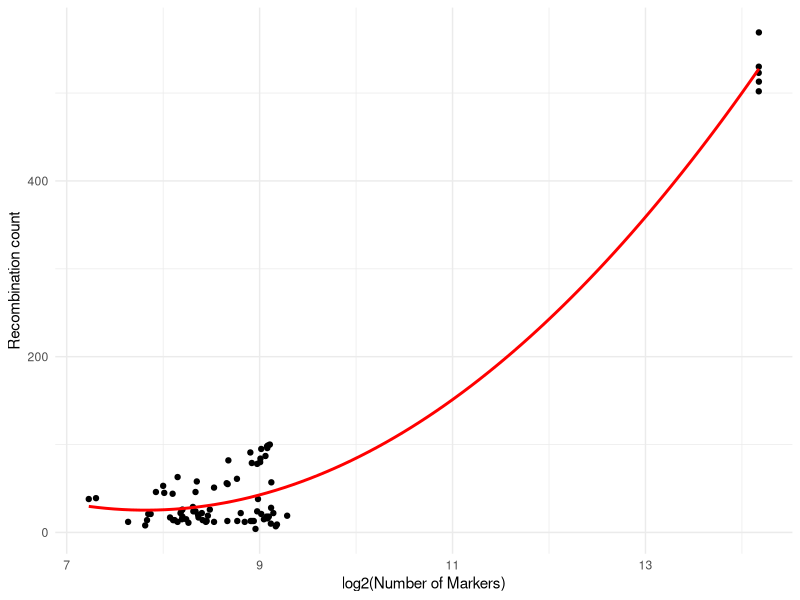

R code for this plot: (Note: this script raises an error after producing the figure.)
library("ggplot2")
library("ggpubr")

dat = read.csv("ddr_wgs_recom_vs_mkr_count.csv")

dat = dat[dat$allele == "n",]

p = ggplot( data = dat, aes( x = log(`mkr_count`,2), y = `Recombination.count`  )) +
	geom_point() + 
	labs(y = "Recombination count", x = "log2(Number of Markers)") + 
	theme_minimal() + 
	stat_smooth( method = "lm", formula = y ~ poly(x,2), size = 1, se = FALSE, color = "red" )

ggsave("schtufyschtuf.png", width = 7, height = 7 )


w = ggplot( data = dat, aes( x = `data.source`, y = `Recombination.count`, group = `data.source`)) + 
	geom_boxplot( fill = "skyblue", notch = FALSE ) + 
	geom_jitter( size = 1, color = "black", width = 0.3 ) + 
	theme_bw() + 
	ylim(c(0,600)) + 
	# labs( y = "Recombination count", x = "")
	labs( y = "", x = "") + 
	theme( panel.grid.major.x = element_blank(), 
		panel.grid.minor.x = element_blank(), 
		panel.grid.minor.y = element_blank(), 
		panel.border = element_blank(),
		axis.title.x = element_blank(), 
		axis.ticks.x = element_blank(), 
		axis.text.x = element_blank(),
		axis.title.y = element_blank(), 
		axis.ticks.y = element_blank(), 
		axis.text.y = element_blank() ) 

ggsave("boxxy_schtufyschtuf.png", width = 7, height = 7 )

